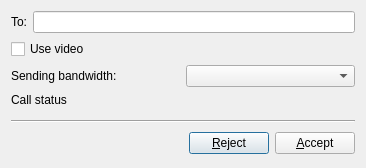
<?xml version="1.0" encoding="UTF-8"?>
<ui version="4.0">
 <class>Call</class>
 <widget class="QDialog" name="Call">
  <property name="geometry">
   <rect>
    <x>0</x>
    <y>0</y>
    <width>366</width>
    <height>161</height>
   </rect>
  </property>
  <property name="windowTitle">
   <string>Dialog</string>
  </property>
  <layout class="QVBoxLayout" name="verticalLayout">
   <item>
    <layout class="QHBoxLayout">
     <item>
      <widget class="QLabel" name="lb_to">
       <property name="text">
        <string>To:</string>
       </property>
      </widget>
     </item>
     <item>
      <widget class="QLineEdit" name="le_to"/>
     </item>
    </layout>
   </item>
   <item>
    <widget class="QCheckBox" name="ck_useVideo">
     <property name="text">
      <string>Use video</string>
     </property>
    </widget>
   </item>
   <item>
    <layout class="QHBoxLayout">
     <item>
      <widget class="QLabel" name="lb_bandwidth">
       <property name="text">
        <string>Sending bandwidth:</string>
       </property>
      </widget>
     </item>
     <item>
      <widget class="QComboBox" name="cb_bandwidth"/>
     </item>
    </layout>
   </item>
   <item>
    <widget class="QLabel" name="lb_status">
     <property name="text">
      <string>Call status</string>
     </property>
    </widget>
   </item>
   <item>
    <widget class="QLabel" name="fake_spacer">
     <property name="sizePolicy">
      <sizepolicy hsizetype="Preferred" vsizetype="Expanding">
       <horstretch>0</horstretch>
       <verstretch>0</verstretch>
      </sizepolicy>
     </property>
     <property name="font">
      <font>
       <pointsize>1</pointsize>
      </font>
     </property>
     <property name="text">
      <string/>
     </property>
    </widget>
   </item>
   <item>
    <widget class="Line" name="line">
     <property name="orientation">
      <enum>Qt::Horizontal</enum>
     </property>
    </widget>
   </item>
   <item>
    <layout class="QHBoxLayout">
     <item>
      <widget class="BusyWidget" name="busy" native="true"/>
     </item>
     <item>
      <spacer>
       <property name="orientation">
        <enum>Qt::Horizontal</enum>
       </property>
       <property name="sizeHint" stdset="0">
        <size>
         <width>111</width>
         <height>28</height>
        </size>
       </property>
      </spacer>
     </item>
     <item>
      <widget class="QPushButton" name="pb_reject">
       <property name="text">
        <string>&amp;Reject</string>
       </property>
      </widget>
     </item>
     <item>
      <widget class="QPushButton" name="pb_accept">
       <property name="text">
        <string>&amp;Accept</string>
       </property>
      </widget>
     </item>
    </layout>
   </item>
  </layout>
 </widget>
 <customwidgets>
  <customwidget>
   <class>BusyWidget</class>
   <extends>QWidget</extends>
   <header>busywidget.h</header>
   <container>1</container>
  </customwidget>
 </customwidgets>
 <tabstops>
  <tabstop>le_to</tabstop>
  <tabstop>ck_useVideo</tabstop>
  <tabstop>cb_bandwidth</tabstop>
  <tabstop>pb_reject</tabstop>
  <tabstop>pb_accept</tabstop>
 </tabstops>
 <resources/>
 <connections/>
</ui>
